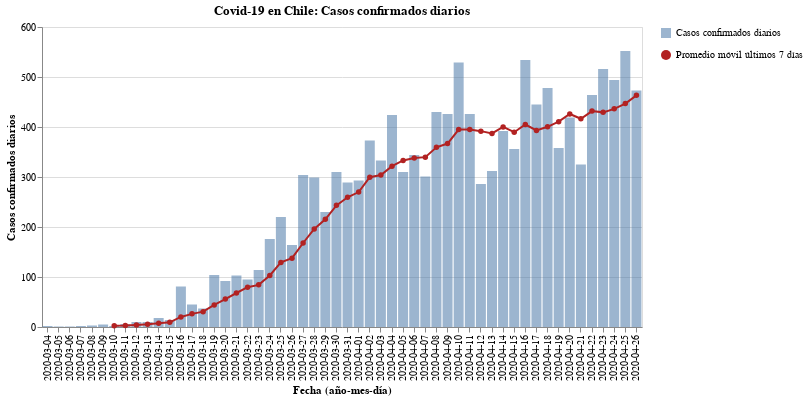

Source (notebook cell):
### Code cell
#hide_input
bars = alt.Chart(new_cases).mark_bar(opacity=0.7).encode(
    x = alt.X('Dates:N', axis=alt.Axis(title='Fecha (año-mes-día)')),
    y = alt.Y('New_cases:Q', axis=alt.Axis(title='Casos confirmados diarios')),
    tooltip = ['Dates', 'New_cases'],
    opacity=alt.Opacity('Casos confirmados diarios', legend=alt.Legend(title=""))
)

line = alt.Chart(new_cases).mark_line(point={
      "filled": True,
      "fill": "firebrick"
    }, color='firebrick').encode(
    x=alt.X('Dates:N', axis=alt.Axis(title='Fecha (año-mes-día)')),
    y = alt.Y('Rolling:Q'),
    shape=alt.Shape('Promedio móvil últimos 7 días', legend=alt.Legend(title=""))
)

(bars + line).properties(
    title='Covid-19 en Chile: Casos confirmados diarios',
    width=600
)

### Figure 1 — Vega-Lite specification as saved in the notebook (floating-point values rounded to 4 significant figures)
{"config": {"view": {"continuousWidth": 400, "continuousHeight": 300}}, "layer": [{"mark": {"type": "bar", "opacity": 0.7}, "encoding": {"opacity": {"type": "nominal", "field": "Casos confirmados diarios", "legend": {"title": ""}}, "tooltip": [{"type": "nominal", "field": "Dates"}, {"type": "quantitative", "field": "New_cases"}], "x": {"type": "nominal", "axis": {"title": "Fecha (año-mes-día)"}, "field": "Dates"}, "y": {"type": "quantitative", "axis": {"title": "Casos confirmados diarios"}, "field": "New_cases"}}}, {"mark": {"type": "line", "color": "firebrick", "point": {"filled": true, "fill": "firebrick"}}, "encoding": {"shape": {"type": "nominal", "field": "Promedio móvil últimos 7 días", "legend": {"title": ""}}, "x": {"type": "nominal", "axis": {"title": "Fecha (año-mes-día)"}, "field": "Dates"}, "y": {"type": "quantitative", "field": "Rolling"}}}], "data": {"name": "data-244bfc47b07a014cf68fb39c889c45ed"}, "title": "Covid-19 en Chile: Casos confirmados diarios", "width": 600, "$schema": "https://vega.github.io/schema/vega-lite/v4.8.1.json", "datasets": {"data-244bfc47b07a014cf68fb39c889c45ed": [{"Dates": "2020-03-04", "New_cases": 2, "Rolling": null, "Casos confirmados diarios": "Casos confirmados diarios", "Promedio móvil últimos 7 días": "Promedio móvil últimos 7 días"}, {"Dates": "2020-03-05", "New_cases": 1, "Rolling": null, "Casos confirmados diarios": "Casos confirmados diarios", "Promedio móvil últimos 7 días": "Promedio móvil últimos 7 días"}, {"Dates": "2020-03-06", "New_cases": 1, "Rolling": null, "Casos confirmados diarios": "Casos confirmados diarios", "Promedio móvil últimos 7 días": "Promedio móvil últimos 7 días"}, {"Dates": "2020-03-07", "New_cases": 2, "Rolling": null, "Casos confirmados diarios": "Casos confirmados diarios", "Promedio móvil últimos 7 días": "Promedio móvil últimos 7 días"}, {"Dates": "2020-03-08", "New_cases": 3, "Rolling": null, "Casos confirmados diarios": "Casos confirmados diarios", "Promedio móvil últimos 7 días": "Promedio móvil últimos 7 días"}, {"Dates": "2020-03-09", "New_cases": 5, "Rolling": null, "Casos confirmados diarios": "Casos confirmados diarios", "Promedio móvil últimos 7 días": "Promedio móvil últimos 7 días"}, {"Dates": "2020-03-10", "New_cases": 2, "Rolling": 2.286, "Casos confirmados diarios": "Casos confirmados diarios", "Promedio móvil últimos 7 días": "Promedio móvil últimos 7 días"}, {"Dates": "2020-03-11", "New_cases": 6, "Rolling": 2.857, "Casos confirmados diarios": "Casos confirmados diarios", "Promedio móvil últimos 7 días": "Promedio móvil últimos 7 días"}, {"Dates": "2020-03-12", "New_cases": 10, "Rolling": 4.143, "Casos confirmados diarios": "Casos confirmados diarios", "Promedio móvil últimos 7 días": "Promedio móvil últimos 7 días"}, {"Dates": "2020-03-13", "New_cases": 10, "Rolling": 5.429, "Casos confirmados diarios": "Casos confirmados diarios", "Promedio móvil últimos 7 días": "Promedio móvil últimos 7 días"}, {"Dates": "2020-03-14", "New_cases": 18, "Rolling": 7.714, "Casos confirmados diarios": "Casos confirmados diarios", "Promedio móvil últimos 7 días": "Promedio móvil últimos 7 días"}, {"Dates": "2020-03-15", "New_cases": 14, "Rolling": 9.286, "Casos confirmados diarios": "Casos confirmados diarios", "Promedio móvil últimos 7 días": "Promedio móvil últimos 7 días"}, {"Dates": "2020-03-16", "New_cases": 81, "Rolling": 20.14, "Casos confirmados diarios": "Casos confirmados diarios", "Promedio móvil últimos 7 días": "Promedio móvil últimos 7 días"}, {"Dates": "2020-03-17", "New_cases": 45, "Rolling": 26.29, "Casos confirmados diarios": "Casos confirmados diarios", "Promedio móvil últimos 7 días": "Promedio móvil últimos 7 días"}, {"Dates": "2020-03-18", "New_cases": 37, "Rolling": 30.71, "Casos confirmados diarios": "Casos confirmados diarios", "Promedio móvil últimos 7 días": "Promedio móvil últimos 7 días"}, {"Dates": "2020-03-19", "New_cases": 104, "Rolling": 44.14, "Casos confirmados diarios": "Casos confirmados diarios", "Promedio móvil últimos 7 días": "Promedio móvil últimos 7 días"}, {"Dates": "2020-03-20", "New_cases": 92, "Rolling": 55.86, "Casos confirmados diarios": "Casos confirmados diarios", "Promedio móvil últimos 7 días": "Promedio móvil últimos 7 días"}, {"Dates": "2020-03-21", "New_cases": 103, "Rolling": 68.0, "Casos confirmados diarios": "Casos confirmados diarios", "Promedio móvil últimos 7 días": "Promedio móvil últimos 7 días"}, {"Dates": "2020-03-22", "New_cases": 95, "Rolling": 79.57, "Casos confirmados diarios": "Casos confirmados diarios", "Promedio móvil últimos 7 días": "Promedio móvil últimos 7 días"}, {"Dates": "2020-03-23", "New_cases": 114, "Rolling": 84.29, "Casos confirmados diarios": "Casos confirmados diarios", "Promedio móvil últimos 7 días": "Promedio móvil últimos 7 días"}, {"Dates": "2020-03-24", "New_cases": 176, "Rolling": 103.0, "Casos confirmados diarios": "Casos confirmados diarios", "Promedio móvil últimos 7 días": "Promedio móvil últimos 7 días"}, {"Dates": "2020-03-25", "New_cases": 220, "Rolling": 129.1, "Casos confirmados diarios": "Casos confirmados diarios", "Promedio móvil últimos 7 días": "Promedio móvil últimos 7 días"}, {"Dates": "2020-03-26", "New_cases": 164, "Rolling": 137.7, "Casos confirmados diarios": "Casos confirmados diarios", "Promedio móvil últimos 7 días": "Promedio móvil últimos 7 días"}, {"Dates": "2020-03-27", "New_cases": 304, "Rolling": 168.0, "Casos confirmados diarios": "Casos confirmados diarios", "Promedio móvil últimos 7 días": "Promedio móvil últimos 7 días"}, {"Dates": "2020-03-28", "New_cases": 299, "Rolling": 196.0, "Casos confirmados diarios": "Casos confirmados diarios", "Promedio móvil últimos 7 días": "Promedio móvil últimos 7 días"}, {"Dates": "2020-03-29", "New_cases": 230, "Rolling": 215.3, "Casos confirmados diarios": "Casos confirmados diarios", "Promedio móvil últimos 7 días": "Promedio móvil últimos 7 días"}, {"Dates": "2020-03-30", "New_cases": 310, "Rolling": 243.3, "Casos confirmados diarios": "Casos confirmados diarios", "Promedio móvil últimos 7 días": "Promedio móvil últimos 7 días"}, {"Dates": "2020-03-31", "New_cases": 289, "Rolling": 259.4, "Casos confirmados diarios": "Casos confirmados diarios", "Promedio móvil últimos 7 días": "Promedio móvil últimos 7 días"}, {"Dates": "2020-04-01", "New_cases": 293, "Rolling": 269.9, "Casos confirmados diarios": "Casos confirmados diarios", "Promedio móvil últimos 7 días": "Promedio móvil últimos 7 días"}, {"Dates": "2020-04-02", "New_cases": 373, "Rolling": 299.7, "Casos confirmados diarios": "Casos confirmados diarios", "Promedio móvil últimos 7 días": "Promedio móvil últimos 7 días"}, {"Dates": "2020-04-03", "New_cases": 333, "Rolling": 303.9, "Casos confirmados diarios": "Casos confirmados diarios", "Promedio móvil últimos 7 días": "Promedio móvil últimos 7 días"}, {"Dates": "2020-04-04", "New_cases": 424, "Rolling": 321.7, "Casos confirmados diarios": "Casos confirmados diarios", "Promedio móvil últimos 7 días": "Promedio móvil últimos 7 días"}, {"Dates": "2020-04-05", "New_cases": 310, "Rolling": 333.1, "Casos confirmados diarios": "Casos confirmados diarios", "Promedio móvil últimos 7 días": "Promedio móvil últimos 7 días"}, {"Dates": "2020-04-06", "New_cases": 344, "Rolling": 338.0, "Casos confirmados diarios": "Casos confirmados diarios", "Promedio móvil últimos 7 días": "Promedio móvil últimos 7 días"}, {"Dates": "2020-04-07", "New_cases": 301, "Rolling": 339.7, "Casos confirmados diarios": "Casos confirmados diarios", "Promedio móvil últimos 7 días": "Promedio móvil últimos 7 días"}, {"Dates": "2020-04-08", "New_cases": 430, "Rolling": 359.3, "Casos confirmados diarios": "Casos confirmados diarios", "Promedio móvil últimos 7 días": "Promedio móvil últimos 7 días"}, {"Dates": "2020-04-09", "New_cases": 426, "Rolling": 366.9, "Casos confirmados diarios": "Casos confirmados diarios", "Promedio móvil últimos 7 días": "Promedio móvil últimos 7 días"}, {"Dates": "2020-04-10", "New_cases": 529, "Rolling": 394.9, "Casos confirmados diarios": "Casos confirmados diarios", "Promedio móvil últimos 7 días": "Promedio móvil últimos 7 días"}, {"Dates": "2020-04-11", "New_cases": 426, "Rolling": 395.1, "Casos confirmados diarios": "Casos confirmados diarios", "Promedio móvil últimos 7 días": "Promedio móvil últimos 7 días"}, {"Dates": "2020-04-12", "New_cases": 286, "Rolling": 391.7, "Casos confirmados diarios": "Casos confirmados diarios", "Promedio móvil últimos 7 días": "Promedio móvil últimos 7 días"}, {"Dates": "2020-04-13", "New_cases": 312, "Rolling": 387.1, "Casos confirmados diarios": "Casos confirmados diarios", "Promedio móvil últimos 7 días": "Promedio móvil últimos 7 días"}, {"Dates": "2020-04-14", "New_cases": 392, "Rolling": 400.1, "Casos confirmados diarios": "Casos confirmados diarios", "Promedio móvil últimos 7 días": "Promedio móvil últimos 7 días"}, {"Dates": "2020-04-15", "New_cases": 356, "Rolling": 389.6, "Casos confirmados diarios": "Casos confirmados diarios", "Promedio móvil últimos 7 días": "Promedio móvil últimos 7 días"}, {"Dates": "2020-04-16", "New_cases": 534, "Rolling": 405.0, "Casos confirmados diarios": "Casos confirmados diarios", "Promedio móvil últimos 7 días": "Promedio móvil últimos 7 días"}, {"Dates": "2020-04-17", "New_cases": 445, "Rolling": 393.0, "Casos confirmados diarios": "Casos confirmados diarios", "Promedio móvil últimos 7 días": "Promedio móvil últimos 7 días"}, {"Dates": "2020-04-18", "New_cases": 478, "Rolling": 400.4, "Casos confirmados diarios": "Casos confirmados diarios", "Promedio móvil últimos 7 días": "Promedio móvil últimos 7 días"}, {"Dates": "2020-04-19", "New_cases": 358, "Rolling": 410.7, "Casos confirmados diarios": "Casos confirmados diarios", "Promedio móvil últimos 7 días": "Promedio móvil últimos 7 días"}, {"Dates": "2020-04-20", "New_cases": 419, "Rolling": 426.0, "Casos confirmados diarios": "Casos confirmados diarios", "Promedio móvil últimos 7 días": "Promedio móvil últimos 7 días"}, {"Dates": "2020-04-21", "New_cases": 325, "Rolling": 416.4, "Casos confirmados diarios": "Casos confirmados diarios", "Promedio móvil últimos 7 días": "Promedio móvil últimos 7 días"}, {"Dates": "2020-04-22", "New_cases": 464, "Rolling": 431.9, "Casos confirmados diarios": "Casos confirmados diarios", "Promedio móvil últimos 7 días": "Promedio móvil últimos 7 días"}, {"Dates": "2020-04-23", "New_cases": 516, "Rolling": 429.3, "Casos confirmados diarios": "Casos confirmados diarios", "Promedio móvil últimos 7 días": "Promedio móvil últimos 7 días"}, {"Dates": "2020-04-24", "New_cases": 494, "Rolling": 436.3, "Casos confirmados diarios": "Casos confirmados diarios", "Promedio móvil últimos 7 días": "Promedio móvil últimos 7 días"}, {"Dates": "2020-04-25", "New_cases": 552, "Rolling": 446.9, "Casos confirmados diarios": "Casos confirmados diarios", "Promedio móvil últimos 7 días": "Promedio móvil últimos 7 días"}, {"Dates": "2020-04-26", "New_cases": 473, "Rolling": 463.3, "Casos confirmados diarios": "Casos confirmados diarios", "Promedio móvil últimos 7 días": "Promedio móvil últimos 7 días"}]}}
